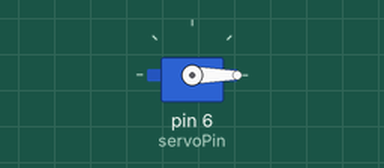
The sketch below on a simulated Arduino Uno, built with avr-gcc and run on an emulated ATmega328P. Parts: servo.

Above: at 0.05 s.
At 9.05 s:
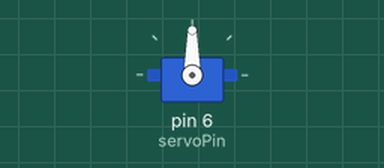
At 18.11 s:
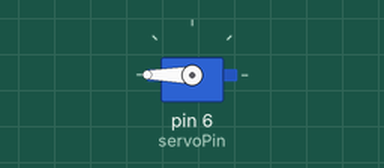
At 39.88 s:
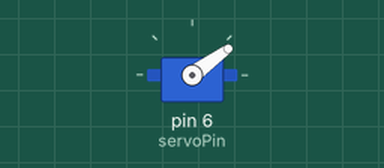
Timing chart, 0 to 40.0 s (numbered marks = the images above):
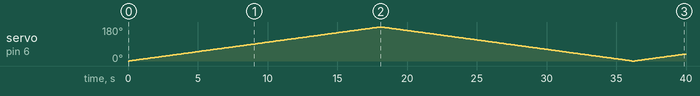

The sketch:

servo.ino
```cpp
#include <Servo.h>
Servo servo;

int pos = 0;
int servoPin = 6;

void setup() {
  pinMode (servoPin, OUTPUT);
  servo.attach(6);

}

void loop() {
  for(pos = 0; pos <= 180; pos += 1) {
    servo.write(pos);
    delay(100);
  }
  for(pos = 180; pos >= 0; pos -= 1) {
    servo.write(pos);
    delay(100);
  }
}
```

Measured:
- by itself, servo on pin 6 (servoPin): 0° → 1° at 0.10 s, → 2° 0.10 s later, → 3° 0.10 s later, → 4° 0.10 s later, … (397 changes in this stretch)
